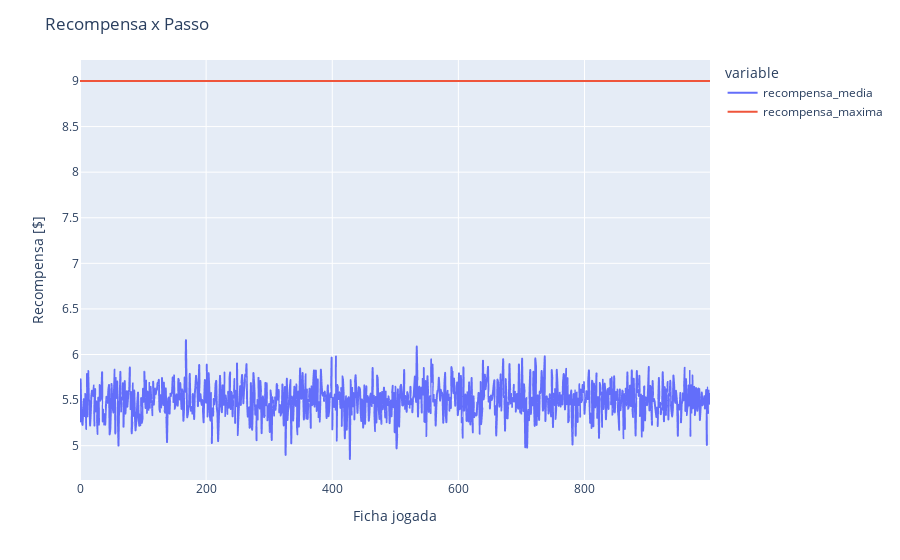

The cell this chart's notebook holds for it:
### Code cell
fig = px.line(res[['recompensa_media', 'recompensa_maxima']])
fig.update_layout({
    'title': 'Recompensa x Passo',
    'yaxis_title': 'Recompensa [$]',
    'xaxis_title': 'Ficha jogada',
})

### Figure 1 — Plotly figure (JSON) as saved in the notebook; plotly's stock layout.template omitted (floating-point values rounded to 4 significant figures; data arrays with more than 128 entries replaced by an {"elided": "..."} marker saying what was removed)
{"data": [{"hovertemplate": "variable=recompensa_media<br>index=%{x}<br>value=%{y}<extra></extra>", "legendgroup": "recompensa_media", "line": {"color": "#636efa", "dash": "solid"}, "mode": "lines", "name": "recompensa_media", "showlegend": true, "type": "scattergl", "x": {"elided": "1000 int values"}, "xaxis": "x", "y": {"elided": "1000 float values"}, "yaxis": "y"}, {"hovertemplate": "variable=recompensa_maxima<br>index=%{x}<br>value=%{y}<extra></extra>", "legendgroup": "recompensa_maxima", "line": {"color": "#EF553B", "dash": "solid"}, "mode": "lines", "name": "recompensa_maxima", "showlegend": true, "type": "scattergl", "x": {"elided": "1000 int values"}, "xaxis": "x", "y": {"elided": "1000 int values"}, "yaxis": "y"}], "layout": {"legend": {"title": {"text": "variable"}, "tracegroupgap": 0}, "margin": {"t": 60}, "title": {"text": "Recompensa x Passo"}, "xaxis": {"anchor": "y", "domain": [0, 1], "title": {"text": "Ficha jogada"}}, "yaxis": {"anchor": "x", "domain": [0, 1], "title": {"text": "Recompensa [$]"}}}}
